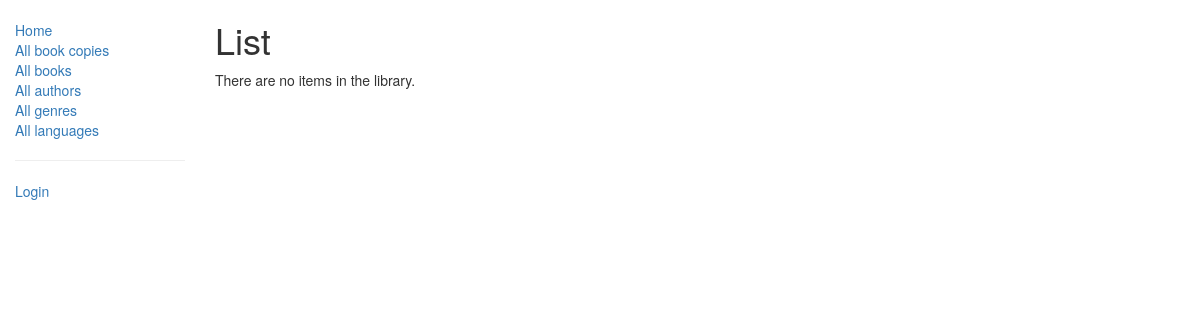
The app's page /catalog/genres/, older data.
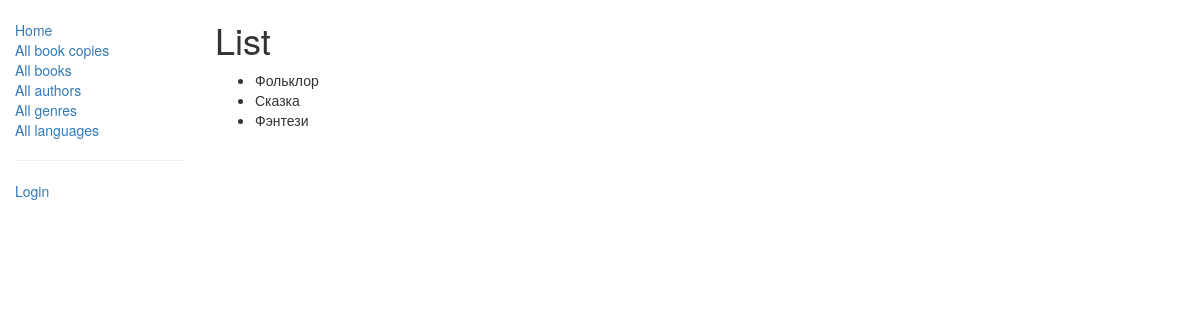
The same page, newer data.
### catalog/models.py (models this page shows)
class Genre(models.Model):
    name = models.CharField(max_length=200, help_text="Enter a book genre (e.g. Science Fiction, French Poetry etc.)")
    def __str__(self):
        return self.name

### catalog/views.py (the view)
# urls.py: path('genres/', views.GenreListView.as_view(), name='genres'),
class GenreListView(generic.ListView):
    model = Genre
    paginate_by = 10

### catalog/templates/catalog/genre_list.html
{% extends "base_generic.html" %}
{% block content %}
  <h1>List</h1>
  {% if object_list %}
    <ul>
      {% for item in object_list %}
        <li>{{ item }}</li>
      {% endfor %}
    </ul>
  {% else %}
    <p>There are no items in the library.</p>
  {% endif %}
{% endblock %}

Row changes from the older to the newer data that the page shows:
added Genre: name "Фольклор"
added Genre: name "Сказка"
added Genre: name "Фэнтези"
Text that changed along with them:
text no longer shown: "There are no items in the library."
